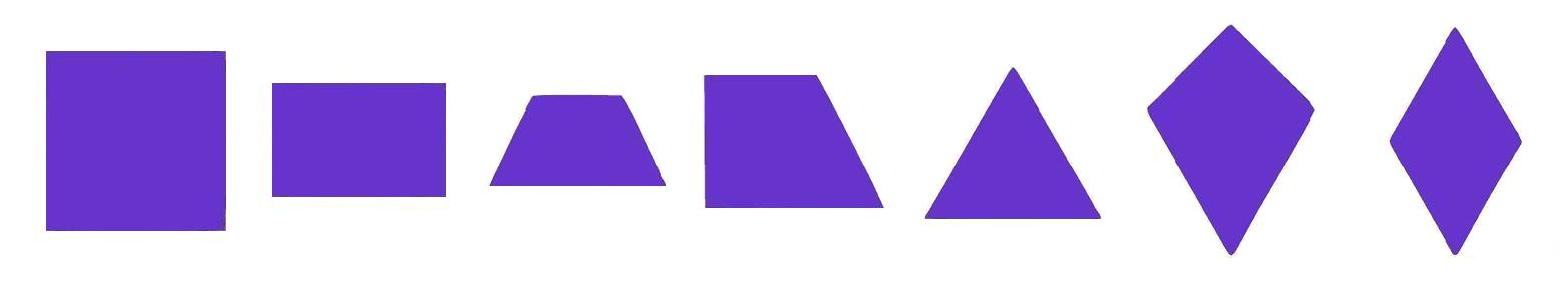
#> input picture test-image/TestMultipleImg.jpg, 1560 x 282 px
$ python inference_engine.py ../test-image/TestMultipleImg.jpg
#> lines starting #> are read from the running program, lines starting #| are printed output that depends on the picture; after the words box and inside, x2 and y2 are one past the last pixel; in counts of white or black regions, pixels touching at a corner belong together; long printed decimals are rounded
### backend/image_processing.py
""" Untuk menjalankan program harus install OpenCV 'pip install opencv-python' """

import cv2 as cv
import numpy as np
from sys import argv

def normalizePoint(coord, height, width):
    newX = (coord[0]*-1) + width//2
    newY = (coord[1]*-1) + height//2

    return np.array([newX, newY])

def processImage(imgfilepath, debug=False):
    """ Preparing the image """
#> called with imgfilepath = '../test-image/TestMultipleImg.jpg', debug = True
    orgImg = cv.imread(imgfilepath)
#> orgImg is the input picture: shape (282, 1560, 3); mean B, G, R 238.4, 193.2, 208.8
    bwImg = cv.cvtColor(orgImg, cv.COLOR_BGR2GRAY)
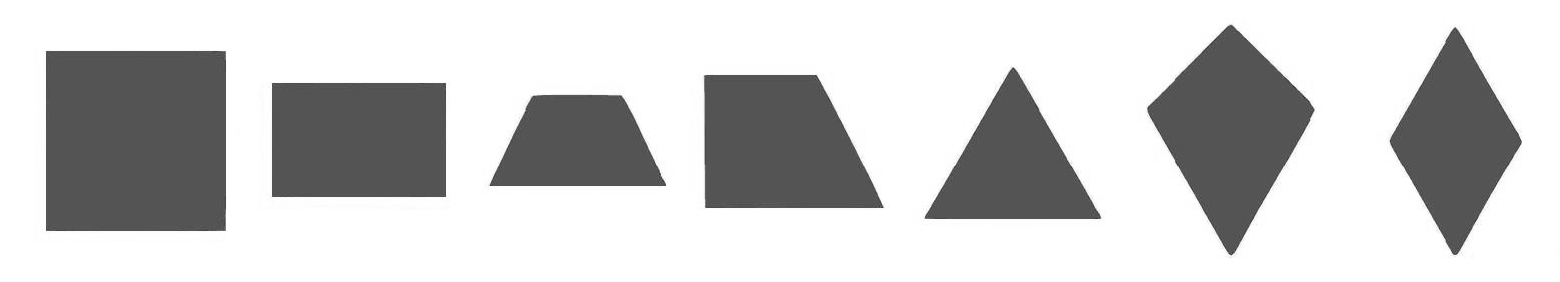
#> bwImg: shape (282, 1560); min 37, max 255, mean 203
    blurredImg = cv.GaussianBlur(bwImg, (5, 5), 0)
    ret, threshImg = cv.threshold(blurredImg, 200, 255, cv.THRESH_OTSU)
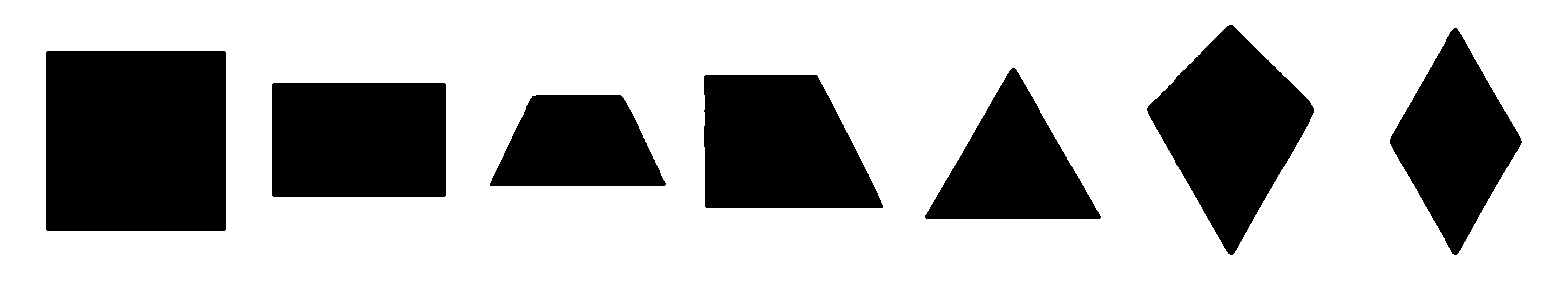
#> threshImg: shape (282, 1560); 69.7% white; 7 black regions, largest, box (x1, y1, x2, y2) and area: (46, 51, 226, 231) 32396, (1147, 25, 1314, 255) 20179, (272, 83, 446, 197) 19832
#> ret = 169
    halfImgHeight = orgImg.shape[:1][0]//2
#> halfImgHeight = 141

    height, width = orgImg.shape[:2]
#> height = 282; width = 1560
    cv.namedWindow("Edges", cv.WINDOW_AUTOSIZE)
    shapes = []
    result = dict()
    result['nbShapes'] = 0

    """ Finding edges """
    edgeImg = cv.Canny(threshImg, 30, 200)
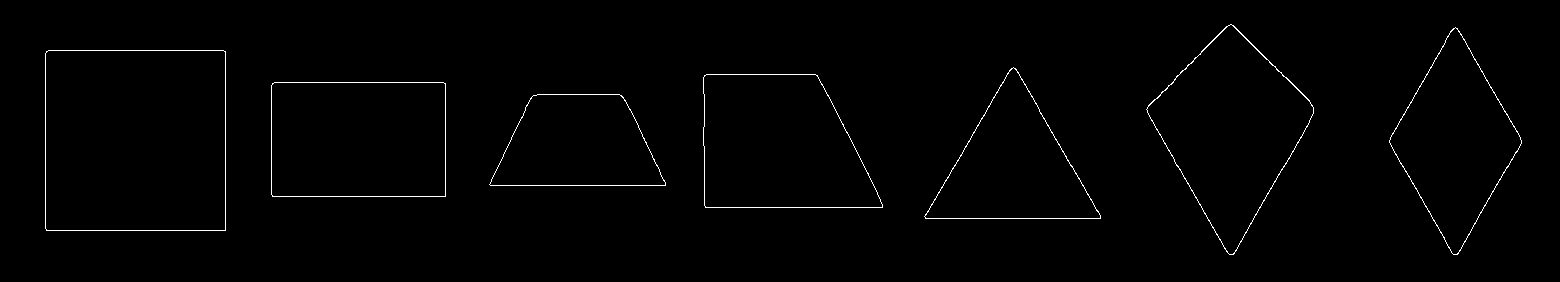
#> edgeImg: shape (282, 1560); 0.91% white in thin lines or dots, all inside (x1, y1, x2, y2) = (45, 24, 1522, 255)
    if debug:
        cv.imshow("Edges", edgeImg)
        cv.waitKey(0)

    """ Finding contours """
    contours, hierarchy = cv.findContours(edgeImg, cv.RETR_TREE, cv.CHAIN_APPROX_NONE)
#> contours = 14 contours; largest, box (x1, y1, x2, y2) and area: (45, 50, 226, 231) 32393, (45, 50, 226, 231) 32391, (1146, 24, 1314, 255) 20257, (1146, 24, 1314, 255) 20094, (271, 82, 446, 197) 19829

    """ Ambil contour mulai dari kedua, yang pertama biasanya contour border gambarnya (persegi) """
    for i in range(1, len(contours), 2):
        cnt = contours[i]

        """ Approksimasi titik2nya dengan Douglas-Peucker Algorithm """
        epPercent = 0.07 #10%
        epsilon = epPercent*cv.arcLength(cnt, True) #Sebetulnya ini bebas sih mau berapa epsilonnya, dikali arc length supaya bisa scale dengan image yang kecil maupun yang besar
        approx = cv.approxPolyDP(cnt, epsilon, True) #Berisi posisi simpul shape yang mau dideteksi

        """ Drawing contours """
        contImg = np.zeros((height, width, 3), np.uint8)
        cv.drawContours(contImg, contours, i, (0, 255, 255), 2)

        """ Menghitung sudut2nya """
        angles = []
        sides = []
        nbPoint = len(approx)
        calArr = [point for point in approx]
        calArr.append(approx[0])
        calArr.append(approx[1])
        for count in range(nbPoint):
            a = normalizePoint(calArr[count][0], height, width)
            b = normalizePoint(calArr[count+1][0], height, width)
            c = normalizePoint(calArr[count+2][0], height, width)

            ba = a - b
            bc = c - b

            angle = np.arccos(np.dot(ba, bc)/(np.linalg.norm(ba)*np.linalg.norm(bc)))
            angles.append(np.degrees(angle))

            """ Menghitung panjang """
            sides.append(((a[0] - b[0]) ** 2 + (a[1] - b[1]) ** 2) ** 0.5)


        shape = dict()
        shape['vertices'] = nbPoint
        shape['angles'] = angles
        shape['sides'] = sides

        shapes.append(shape)
        result['nbShapes'] += 1

        if debug:
            print(shape)
            cv.imshow("Contour image " + str(i), contImg)
            cv.waitKey(0)
#> this loop made 7 passes
#> (i, epsilon, nbPoint) on passes 2 to 7: (3, 39.99, 4), (5, 40.7, 4), (7, 38.44, 3), (9, 50.07, 4), (11, 39.56, 4), (13, 42.5, 4)
#> (epsilon, nbPoint) on pass 1: (33.57, 4)
#| {'vertices': 4, 'angles': [118.072, 117.597, 63.054, 61.276], 'sides': [102.000, 82.0, 99.298, 176.011]}
#| {'vertices': 4, 'angles': [90.015, 89.319, 90.699, 89.967], 'sides': [172.026, 113.018, 172.003, 111.018]}
#| {'vertices': 4, 'angles': [115.377, 63.414, 90.996, 90.212], 'sides': [112.040, 148.030, 176.003, 130.035]}
#| {'vertices': 3, 'angles': [61.299, 59.877, 58.824], 'sides': [173.557, 171.677, 176.003]}
#| {'vertices': 4, 'angles': [90.325, 89.682, 89.675, 90.318], 'sides': [177.011, 178.003, 179.011, 178.025]}
#| {'vertices': 4, 'angles': [118.869, 60.802, 120.402, 59.926], 'sides': [133.462, 130.173, 130.736, 130.863]}
#| {'vertices': 4, 'angles': [106.144, 59.528, 104.667, 89.661], 'sides': [117.380, 167.839, 168.585, 119.503]}
#> pass 1, in processImage, `cv.imshow("Contour image " + str(i), contImg)`:
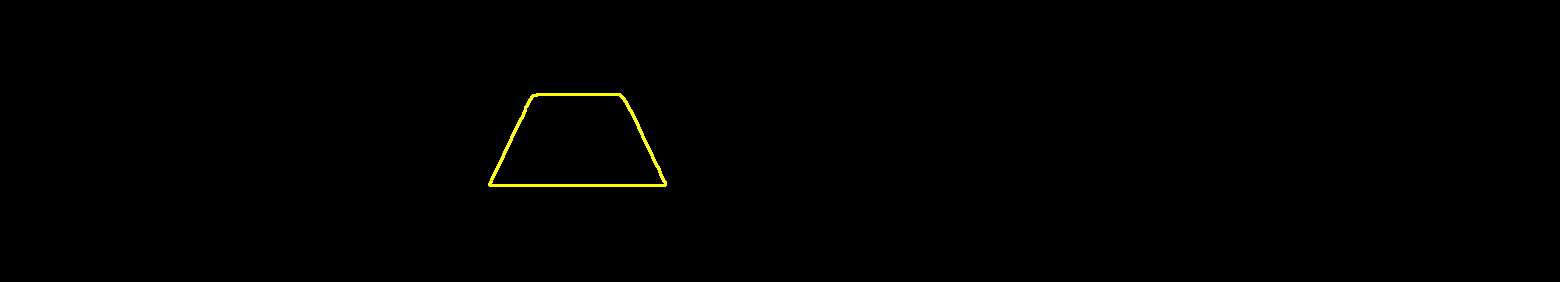
#> window 'Contour image 1': shape (282, 1560, 3); mean B, G, R 0, 0.9, 0.9
#> pass 2, in processImage, `cv.imshow("Contour image " + str(i), contImg)`:
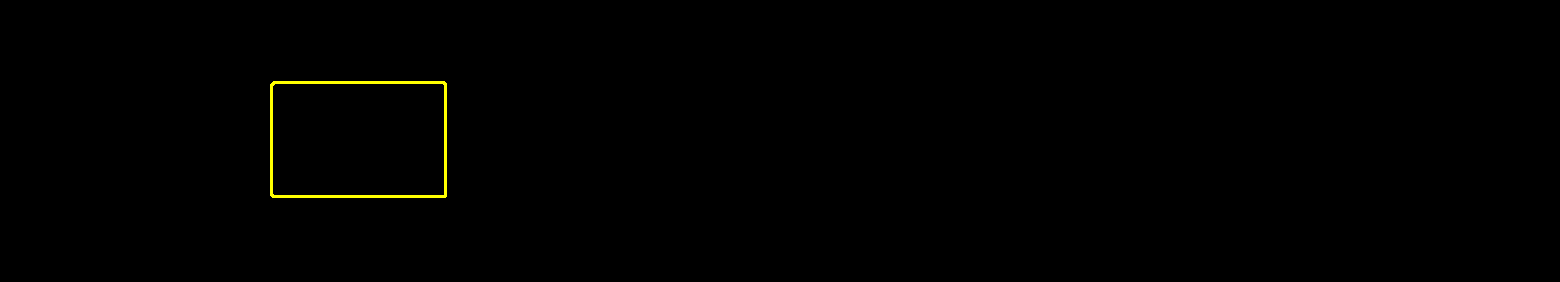
#> window 'Contour image 3': shape (282, 1560, 3); mean B, G, R 0, 1, 1
#> after the loop, result = {'nbShapes': 7}; shapes = 7 items

    result['shapes'] = shapes
    return result

# [2 lines that do not run on import are left out]

### backend/inference_engine.py
from image_processing import processImage
import cv2 as cv
from sys import argv


class InferenceEngine:
	def __init__(self):
		self.sides = 0
		self.angles = 0
		self.vertices = 0
		self.conflictSet = {}
		self.factOrdering = []
		self.facts = []
		self.rules = dict()
		self.ruleOrderer = []
		self.rulePrio = [ "factRecency", "ruleOrdering","specificity"]

	def createRule(self,rule,action):
		self.rules[rule] = action
		self.ruleOrderer.append(rule)

	def addFacts(self, action):
		self.facts.append(action)

	def constructConflictSet(self):
		self.conflictSet = dict()
		p = []
		for i in range(0, len(self.facts)):
			p.append(self.facts[i])
		for i in self.rules:
			for j in self.facts:
				exec(j)
			try:
				if eval(i):
					self.conflictSet[i] = self.rules[i]
			except NameError:
				pass

	def resolveByRecency(self):
		recencyList = dict()
		mostRecent = -1
		toReturn = dict()

		for i in self.conflictSet:
			processedRule = i.replace(" ", "")
			processedRule = processedRule.replace("or", "and")
			processedRule = processedRule.replace("not", "and")
			processedRule = processedRule.split("and")

			for j in range(0,len(processedRule)):
				for k in range(0,len(self.facts)):
					str = self.facts[k].replace(" ", "")
					str = str.split("=")
					procRule = processedRule[j].replace("!=", "==")
					procRule = procRule.replace(">=", "==")
					procRule = procRule.replace("<=", "==")
					procRule = procRule.replace("<", "==")
					procRule = procRule.replace(">", "==")
					procRule = procRule.split("==")

					if (procRule[0] == str[0] and i not in recencyList):
						recencyList[i] = []
						recencyList[i].append(k)
					elif (processedRule[j] in recencyList):
						recencyList[i].append(k)
		x = ""
		for i in recencyList:
			if (recencyList[i][len(recencyList[i])-1] > mostRecent):
				mostRecent = recencyList[i][len(recencyList[i])-1]
		for i in recencyList:
			if (recencyList[i][len(recencyList[i])-1] == mostRecent):
				toReturn[i] = self.conflictSet[i]
				x = i

		if (len(toReturn) > 1):
			return toReturn, 0
		else:
			return toReturn,x

	def resolveByRuleOrder(self):
		smallest = 9999999
		l = {}
		toReturn = ""
		for i in self.conflictSet:
			for j in range(0, len(self.ruleOrderer)):
				if (i == self.ruleOrderer[j]):
					if j < smallest:
						smallest = j
						toReturn = i
		l[toReturn] = self.conflictSet[toReturn]
		return l,toReturn

	def resolveBySpecificity(self):
		longestRule = -1
		toReturn = {}
		for i in self.conflictSet:
			processedRule = i.replace(" ", "")
			processedRule = processedRule.replace("or", "and")
			processedRule = processedRule.replace("not", "and")
			processedRule = processedRule.split("and")
			if (len(processedRule) > longestRule):
				longestRule = len(processedRule)
		x = ""
		for i in self.conflictSet:
			processedRule = i.replace(" ", "")
			processedRule = processedRule.replace("or", "and")
			processedRule = processedRule.replace("not", "and")
			processedRule = processedRule.split("and")

			if (len(processedRule) == longestRule):
				toReturn[i] = self.conflictSet[i]
				x = i
		if (len(toReturn) > 1):
			return toReturn
		else:
			return toReturn,x

	def conflictResolution(self):
		ruleTemp = []
		res = []
		key = ""
		for i in range(0, len(self.rulePrio)):
			ruleTemp.append(self.rulePrio[i])
		while (len(self.conflictSet) != 1):
			for i in range(0,len(ruleTemp)):
				if (ruleTemp[i] == "specificity"):
					try:
						self.conflictSet, key = self.resolveBySpecificity()
						break
					except ValueError:
						pass
					try:
						self.conflictSet = self.resolveBySpecificity()
						break
					except ValueError:
						pass
					break
				if (ruleTemp[i] == "factRecency"):

					try:
						self.conflictSet, key = self.resolveByRecency()
						break
					except ValueError:
						pass
					try:
						self.conflictSet = self.resolveByRecency()
						break
					except ValueError:
						pass

					break
				if (ruleTemp[i] == "ruleOrdering"):

					try:
						self.conflictSet, key = self.resolveByRuleOrder()
						break
					except ValueError:
						pass
					try:
						self.conflictSet = self.resolveByRuleOrder()
						break
					except ValueError:
						pass
					break
			if (self.conflictSet == None):
				return []
			ruleTemp.pop(0)
		if (len(self.conflictSet) == 1):
			i = self.conflictSet
			pairs = zip(i.keys(), i.values())
			q = list(pairs)
			self.facts.append(q[0][1])

			print("\t* ", q[0][0], "->", self.rules[q[0][0]])
			del self.rules[q[0][0]]

	def infer(self):
		self.constructConflictSet()
		self.conflictResolution()
		while (len(self.conflictSet) != 0):
			self.constructConflictSet()
			if (len(self.conflictSet) > 0):
				self.conflictResolution()
		return self.facts

	def clearFacts(self):
		self.facts = []
		self.conflictSet = {}
		self.factOrdering = []
		self.facts = []
		self.ruleOrderer = []
		self.rulePrio = [ "factRecency", "ruleOrdering","specificity"]

	def printFacts(self):
		print(self.facts)

	def printRules(self):
		print(self.rules)

if __name__ == "__main__":
	imgFilePath = argv[1]
	detectedShapes = processImage(imgFilePath, True)
#> detectedShapes = 2 items

	for shape in detectedShapes['shapes']:
		nbSisi = shape['vertices']
		angles = shape['angles']

		engine = InferenceEngine()
		print("\nActivated Rules : ")

		""" Menambahkan rules-rules ke dalam inference engine """
		engine.createRule("sisi == 3", "segitiga_sembarang = True")
		engine.createRule("sisi == 3 and ada_sudut_tumpul", "segitiga_tumpul = True")
		engine.createRule("sisi == 3 and semua_sudut_lancip", "segitiga_lancip = True")
		engine.createRule("sisi == 3 and ada_sudut_siku" ,"segitiga_siku = True")
		engine.createRule("sisi == 3 and pasang_sisi_sama == 1", "segitiga_sama_kaki = True")
		engine.createRule("sisi == 3 and pasang_sisi_sama == 2", "segitiga_sama_kaki = True")
		engine.createRule("segitiga_siku and segitiga_sama_kaki", "segitiga_siku_sama_kaki = True")
		engine.createRule("sisi == 3 and pasang_sisi_sama == 3", "segitiga_sama_sisi = True")
		engine.createRule("segitiga_sama_kaki and segitiga_tumpul", "segitiga_tumpul_sama_kaki = True")
		engine.createRule("segitiga_sama_kaki and segitiga_lancip", "segitiga_lancpi_sama_kaki = True")
		engine.createRule("sisi == 4", "segiempat_sembarang = True")
		engine.createRule("sisi == 4 and bersifat_trapesium", "trapesium = True")
		engine.createRule("trapesium and rata_kanan", "trapesium_rata_kanan = True")
		engine.createRule("trapesium and rata_kiri", "trapesium_rata_kiri = True")
		engine.createRule("trapesium and pasang_sisi_sama == 1", "trapesium_sama_kaki = True")
		engine.createRule("sisi == 4 and pasang_sisi_sama == 6 and semua_sudut_siku", "segiempat_beraturan = True")
		engine.createRule("sisi == 4 and pasang_sisi_sama == 2 and tidak_ada_sudut_siku", "jajar_genjang = True")
		engine.createRule("sisi == 4 and pasang_sisi_sama == 6 and tidak_ada_sudut_siku", "jajar_genjang = True")
		engine.createRule("bersifat_layang and pasang_sisi_sama == 2", "layang_layang = True")
		engine.createRule("sisi == 5", "segilima_sembarang = True")
		engine.createRule("sisi == 5 and jumlah_sisi_sama == 10", "segilima_sama_sisi = True")
		engine.createRule("sisi == 6", "segienam_sembarang = True")
		engine.createRule("sisi == 6 and jumlah_sisi_sama == 15", "segienam_sama_sisi = True")

		deltaLength = 5
		deltaAngle = 2
		pasang_sisi_sama = 0
		adaSudutTumpul = False
		adaSudutSiku = False
		semuaSudutLancip = False
		counterSudutLancip = 0
		counterSudutTumpul = 0
		counterSudutSiku = 0

		""" Menambahkan fakta-fakta """
		engine.addFacts("sisi = " + str(nbSisi))

		""" Cek sudut """
		for angle in angles:
			if angle < 90 - deltaAngle:
				counterSudutLancip += 1
			elif angle > 90 + deltaAngle:
				counterSudutTumpul += 1
			else:
				counterSudutSiku += 1

		if counterSudutLancip == nbSisi:
			semuaSudutLancip = True
			engine.addFacts("semua_sudut_lancip = True")

		if counterSudutSiku > 0:
			adaSudutSiku = True
			engine.addFacts("ada_sudut_siku = True")
			if counterSudutSiku == nbSisi:
				engine.addFacts("semua_sudut_siku = True")
		else:
			engine.addFacts("tidak_ada_sudut_siku = True")

		if counterSudutTumpul > 0:
			adaSudutTumpul = True
			engine.addFacts("ada_sudut_tumpul = True")

		""" Cek jumlah sisi yang sama """
		""" Menghitung jumlah pasangan sisi yang sama """
		for i in range(shape['vertices']):
				for j in range(i+1, shape['vertices']):
					if abs(shape['sides'][i] - shape['sides'][j]) <= deltaLength:
						pasang_sisi_sama += 1
		engine.addFacts("pasang_sisi_sama = " + str(pasang_sisi_sama))

		""" Cek Trapesium """
		adaSejajar = False
		foundSum180 = False
		foundPair90 = False
		pair = ()
		for i in range(nbSisi-1):
			for j in range(i, nbSisi):
				if angles[i] + angles[j] >= 180 - deltaAngle*2 and angles[i] + angles[j] <= 180 + deltaAngle*2 and not foundSum180:
					foundSum180 = True
					pair = (i, j)
					if pasang_sisi_sama <= 1:
						engine.addFacts("bersifat_trapesium = True")
				if (angles[i] >= 90 - deltaAngle and angles[i] <= 90 + deltaAngle) and (angles[j] >= 90 - deltaAngle and angles[j] <= 90 + deltaAngle) and not foundPair90:
					foundPair90 = True
					engine.addFacts("rata_kanan = True")

			if foundSum180 and foundPair90:
				break

		""" Cek Layang """
		foundSameAngle = False
		arrTemp = angles
		for i in range(len(arrTemp)-1):
			for j in range(i+1, len(arrTemp)):
				if arrTemp[i] >= arrTemp[j] - deltaAngle and arrTemp[i] <= arrTemp[j] + deltaAngle:
					foundSameAngle = True
					engine.addFacts("bersifat_layang = True")
					break
			if foundSameAngle:
				break

		""" Execute inference engine """
		res = engine.infer()
		print("Result : ", res, "\n")
#> this loop made 7 passes
#> (nbSisi, adaSudutTumpul, adaSudutSiku, semuaSudutLancip, arrTemp) on passes 1 to 4: (4, True, False, False, [118.1, 117.6, 63.05, 61.28]), (4, False, True, False, [90.01, 89.32, 90.7, 89.97]), (4, True, True, False, [115.4, 63.41, 91, 90.21]), (3, False, False, True, [61.3, 59.88, 58.82])
#> (printed output is left out)

	cv.waitKey(0)
	cv.destroyAllWindows()
